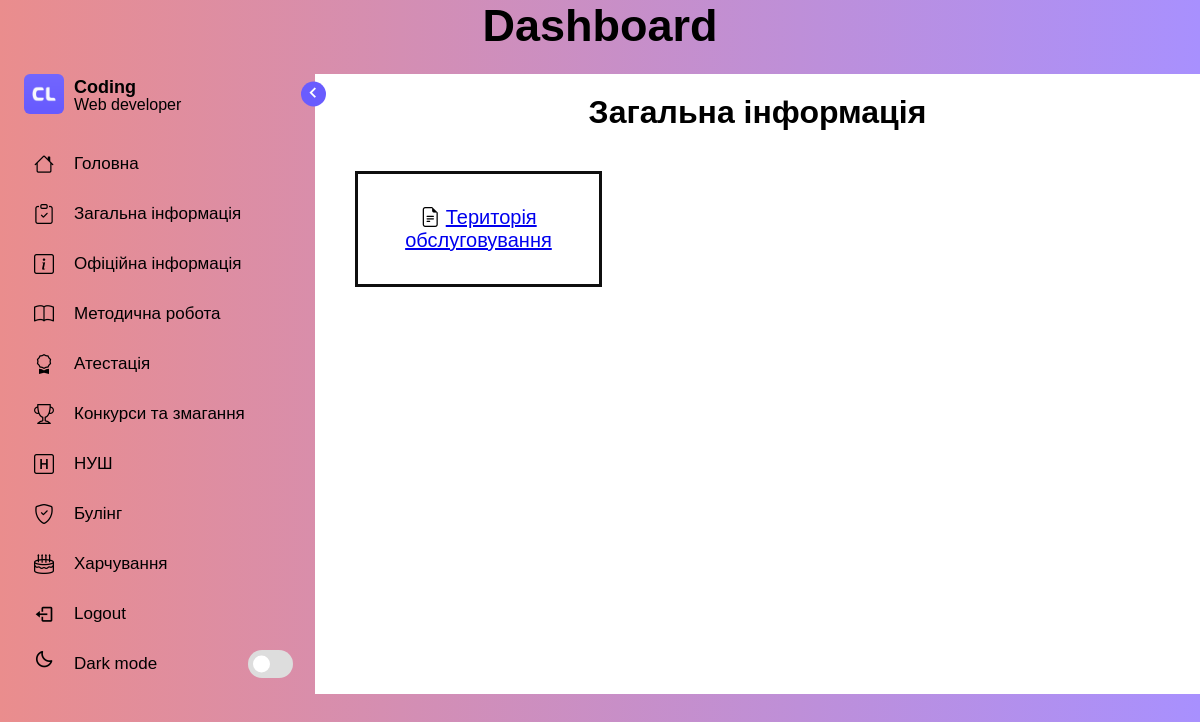
The app's page /zagalna/ with its own data.
### blog/models.py (models this page shows, shortened)
class Menu(models.Model):
    title = models.CharField(max_length=20)
    slug = models.CharField(max_length=40, default=False, blank=True, null=True, )
    icon = models.CharField(max_length=50)
    priority = models.IntegerField(default=0)
    def __str__(self):
        return self.title
    class Meta:
        ordering = ['priority']
        indexes = [
            models.Index(fields=['priority']),
        ]

class Menuinfo(models.Model):
    menu_title = models.ForeignKey(Menu, on_delete=models.CASCADE,default=1)
    content_title = models.CharField(max_length=50, null=True, blank=True)
    slug = models.SlugField(max_length=50, null=True, blank=True)
    body = models.TextField(null=True, blank=True)
    image = models.ImageField(upload_to='category_images/',null=True, blank=True)
    file = models.FileField(upload_to='menu_documents/',null=True, blank=True,max_length=100)
    priority = models.IntegerField(default=0)
    class Meta:
        ordering = ['menu_title']
        indexes = [
            models.Index(fields=['menu_title']),
        ]

### blog/views.py (the view)
# urls.py: path('<slug:menu_slug>/', views.menu_detail, name='menu_detail'),
def menu_detail(request, menu_slug):
    menu_contents = Menuinfo.objects.filter(menu_title__slug=menu_slug).order_by('priority')
    if not menu_contents:
        raise Http404("No menu content found")
    options = Menu.objects.all()
    context = {'menu_contents': menu_contents, 'options': options}
    for menu_item in menu_contents:
        menu_item.url = reverse('menu_info', kwargs={'menu_slug': menu_slug, 'slug': menu_item.slug})
    return render(request, 'blog/menu_detail.html', context)

### blog/templates/blog/menu_detail.html (shortened to what this page needs)
{% extends "blog/base/base.html" %}
{% load static %}
{% block content %}
    <h1>{{ menu_contents.0.menu_title }}</h1>
    <div class="menu_content">
        {% for menu_item in menu_contents %}
            <div class="category">
                <i class="bi bi-file-earmark-text"></i>
                <a href="{{ menu_item.url }}">{{ menu_item.content_title }}</a>
            </div>
        {% endfor %}
    </div>
{% endblock %}

### blog/templates/blog/base/base.html (shortened to what this page needs)
{% load static %}
<!DOCTYPE html>
<html lang="en">
<head>
    <link rel="stylesheet" href="https://cdn.jsdelivr.net/npm/bootstrap-icons@1.11.3/font/bootstrap-icons.min.css">
    <link href='https://unpkg.com/boxicons@2.1.1/css/boxicons.min.css' rel='stylesheet'>
    <link rel="stylesheet" href="{% static 'css/style.css' %}">
</head>
<body>
<header class="home">
    <div class="head">
        <div class="text"><h2>Dashboard</h2></div>
    </div>
</header>
<div class="container">
    <nav class="sidebar">
        <header>
            <div class="image-text">
                        <span class="image">
                            <img src="{% static 'css/images/logo.png' %}" alt="">
                        </span>
                <div class="text logo-text">
                    <span class="name">Coding</span>
                    <span class="profession">Web developer</span>
                </div>
                <i class='bx bx-chevron-right toggle'></i>
            </div>
        </header>
        <div class="menu-bar">
            <div class="menu">
                <ul class="menu-links">
                    {% for option in options %}
                        <li class="nav-link">
                            <a href="{% url 'menu_detail' option.slug %}">
                                <i class='{{ option.icon }} icon'></i>
                                <span class="text nav-text">{{ option.title }}</span>
                            </a>
                        </li>
                    {% endfor %}
                </ul>
            </div>
            <div class="bottom-content">
                <li class="">
                    <a href="#">
                        <i class='bx bx-log-out icon'></i>
                        <span class="text nav-text">Logout</span>
                    </a>
                </li>
                <li class="mode">
                    <div class="sun-moon">
                        <i class='bx bx-moon icon moon'></i>
                    </div>
                    <span class="mode-text text">Dark mode</span>
                    <div class="toggle-switch">
                        <span class="switch"></span>
                    </div>
                </li>
            </div>
        </div>
    </nav>
    <div class="main-content">
        {% block content %}
        {% endblock %}
    </div>
</div>
</body>
</html>

### blog/static/css/style.css (style rules this page uses)
* { margin: 0; padding: 0; box-sizing: border-box; font-family: 'Poppins', sans-serif; }
:root { --sidebar-color: #FFF; --primary-color: #695CFE; --text-color: #000000; --tran-05: all 0.3s ease; }
body { width: 100%; min-height: 100vh; background-image: linear-gradient(to right, #EA8D8D, #A890FE); transition: background-color var(--tran-05); background-color: var(--body-color) }
.container { display: flex; position: relative; }
.sidebar { width: 320px; padding: 10px 14px; background-color: transparent; transition: var(--tran-05); top: 0; left: 0; z-index: 1; height: 100%; }
.main-content { width: calc(100% - 300px); transition: var(--tran-05); margin-top: 10px; flex-grow: 1; }
.sidebar li { height: 40px; list-style: none; display: flex; align-items: center; margin-top: 10px; }
.sidebar header .image, .sidebar .icon { min-width: 60px; border-radius: 6px; }
.sidebar .icon { min-width: 60px; border-radius: 6px; height: 100%; display: flex; align-items: center; justify-content: center; font-size: 20px; }
.sidebar .text, .sidebar .icon { color: var(--text-color); }
.sidebar .text { font-size: 17px; font-weight: 500; white-space: nowrap; opacity: 1; }
.sidebar header { position: relative; }
.sidebar header .image-text { display: flex; align-items: center; }
.sidebar header .logo-text { display: flex; flex-direction: column; }
header .image-text .name { margin-top: 2px; font-size: 18px; font-weight: 600; }
header .image-text .profession { font-size: 16px; margin-top: -2px; display: block; }
.sidebar header .image { display: flex; align-items: center; justify-content: center; }
.sidebar header .image img { width: 40px; border-radius: 6px; }
.sidebar header .toggle { position: absolute; top: 50%; right: -25px; transform: translateY(-50%) rotate(180deg); height: 25px; width: 25px; background-color: var(--primary-color); color: var(--sidebar-color); border-radius: 50%; display: flex; align-items: center; justify-content: center; font-size: 22px; cursor: pointer; padding-top: 2px; }
.sidebar li a { padding-right: 10px; list-style: none; height: 100%; background-color: transparent; display: flex; align-items: center; width: 100%; border-radius: 6px; text-decoration: none; }
.sidebar .menu-bar { padding-top: 20px; height: calc(100% - 55px); display: flex; flex-direction: column; justify-content: space-between; overflow-y: scroll; }
.sidebar .menu-bar .mode { border-radius: 6px; background-color: var(--primary-color-light); position: relative; }
.menu-bar .mode .sun-moon { height: 50px; width: 60px; }
.mode .sun-moon i { position: absolute; }
.menu-bar .bottom-content .toggle-switch { position: absolute; right: 0; height: 100%; min-width: 60px; display: flex; align-items: center; justify-content: center; border-radius: 6px; cursor: pointer; }
.toggle-switch .switch { position: relative; height: 28px; width: 45px; border-radius: 25px; background-color: #DDD; }
.switch::before { content: ''; position: absolute; height: 17px; width: 17px; border-radius: 50%; top: 50%; left: 5px; transform: translateY(-50%); background-color: var(--sidebar-color); }
.home { height: 4em; width: 100%; }
.home .text { text-align: center; font-size: 30px; font-weight: 500; color: black; width: 100%; margin: 0 auto; padding: 0; }
.head { width: calc(100%); }

### blog/templates/blog/menu_detail.html (style rules this page uses)
.main-content { background-color: white; padding: 20px; text-align: center; }
.menu_content { padding: 20px; -webkit-column-gap: 2rem; -moz-column-gap: 2rem; column-gap: 2rem; display: -webkit-box; display: -ms-flexbox; display: flex; -ms-flex-wrap: wrap; flex-wrap: wrap; }
.menu_content > .category { -webkit-box-pack: center; -ms-flex-pack: center; -webkit-box-flex: 0; -ms-flex: 0 0 33%; flex: 0 0 33%; justify-content: center; max-width: calc(33.33333% - 1.33333rem); width: 100% }
.category { font-size: 20px; border-color: #0f0f0f; border-style: solid; padding: 2rem; margin-top: 20px; }

### records on screen
Menu: title "Головна"
Menu: title "Загальна інформація"
Menu: title "Офіційна інформація"
Menu: title "Методична робота"
Menu: title "Атестація"
Menu: title "Конкурси та змагання"
Menu: title "НУШ"
Menu: title "Булінг"
Menu: title "Харчування"
Menuinfo: menu_title.title "Загальна інформація", content_title "Територія обслуговування"
